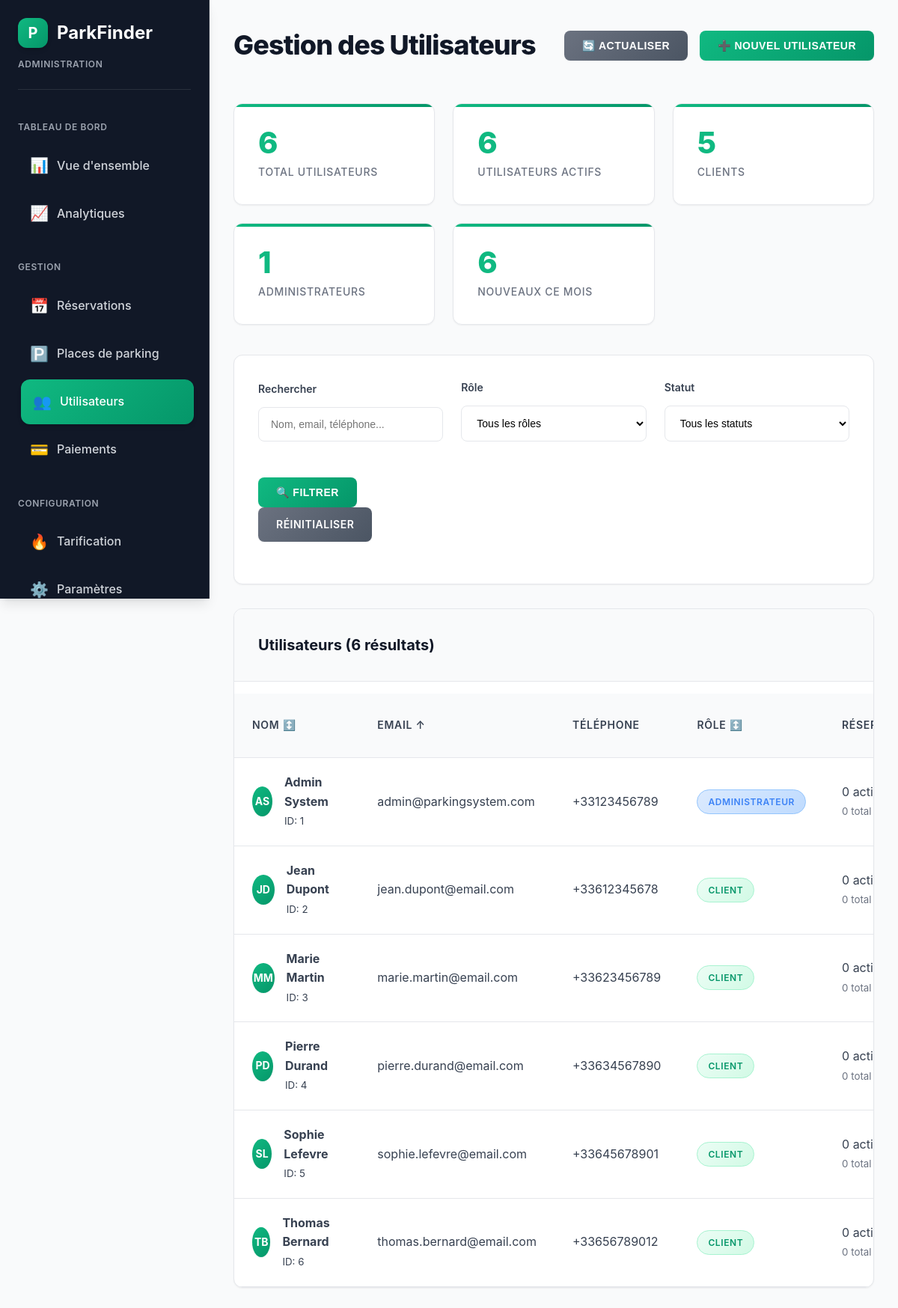
The app's page /public/admin-users.php?sort=email&order=ASC (signed in) with its own data.
### tables this page shows
CREATE TABLE IF NOT EXISTS users (
    user_id INT AUTO_INCREMENT PRIMARY KEY,
    first_name VARCHAR(50) NOT NULL,
    last_name VARCHAR(50) NOT NULL,
    email VARCHAR(100) UNIQUE NOT NULL,
    phone VARCHAR(20) NOT NULL,
    password_hash VARCHAR(255) NOT NULL,
    role ENUM('customer', 'admin') DEFAULT 'customer',
    is_active BOOLEAN DEFAULT TRUE,
    profile_image VARCHAR(255) DEFAULT NULL,
    created_at TIMESTAMP DEFAULT CURRENT_TIMESTAMP,
    updated_at TIMESTAMP DEFAULT CURRENT_TIMESTAMP ON UPDATE CURRENT_TIMESTAMP,
    last_login TIMESTAMP NULL,
    email_verified BOOLEAN DEFAULT FALSE,
    phone_verified BOOLEAN DEFAULT FALSE
);

### public/admin-users.php (the view, shortened to what this page needs)
<?php
$config = [
    'db_host' => 'localhost',
    'db_name' => 'parking_management_system',
    'db_user' => 'root',
    'db_pass' => ''
];
try {
    $pdo = new PDO("mysql:host={$config['db_host']};dbname={$config['db_name']}", $config['db_user'], $config['db_pass']);
    $pdo->setAttribute(PDO::ATTR_ERRMODE, PDO::ERRMODE_EXCEPTION);
} catch (Exception $e) {
    die("Erreur de connexion à la base de données: " . $e->getMessage());
}
$search = $_GET['search'] ?? '';
$sort_field = $_GET['sort'] ?? 'created_at';
$sort_order = $_GET['order'] ?? 'DESC';
$role_filter = $_GET['role'] ?? '';
$status_filter = $_GET['status'] ?? '';
$page = max(1, intval($_GET['page'] ?? 1));
$per_page = 20;
$offset = ($page - 1) * $per_page;
$sort_order = strtoupper($sort_order) === 'DESC' ? 'DESC' : 'ASC';
$where_conditions = ['1=1'];
$params = [];
$where_clause = implode(' AND ', $where_conditions);
try {
    $count_query = "SELECT COUNT(*) FROM users WHERE $where_clause";
    $stmt = $pdo->prepare($count_query);
    $stmt->execute($params);
    $total_records = $stmt->fetchColumn();
    $query = "
        SELECT u.*,
               COUNT(r.reservation_id) as total_reservations,
               SUM(CASE WHEN r.status IN ('confirmed', 'active') THEN 1 ELSE 0 END) as active_reservations,
               MAX(r.created_at) as last_reservation_date
        FROM users u
        LEFT JOIN reservations r ON u.user_id = r.user_id
        WHERE $where_clause
        GROUP BY u.user_id
        ORDER BY $sort_field $sort_order
        LIMIT $per_page OFFSET $offset
    ";
    $stmt = $pdo->prepare($query);
    $stmt->execute($params);
    $users = $stmt->fetchAll(PDO::FETCH_ASSOC);
    $stats_query = "
        SELECT
            COUNT(*) as total_users,
            SUM(CASE WHEN is_active = 1 THEN 1 ELSE 0 END) as active_users,
            SUM(CASE WHEN is_active = 0 THEN 1 ELSE 0 END) as inactive_users,
            SUM(CASE WHEN role = 'admin' THEN 1 ELSE 0 END) as admin_users,
            SUM(CASE WHEN role = 'customer' THEN 1 ELSE 0 END) as customer_users,
            SUM(CASE WHEN created_at >= DATE_SUB(NOW(), INTERVAL 30 DAY) THEN 1 ELSE 0 END) as new_users_month
        FROM users
    ";
    $stmt = $pdo->query($stats_query);
    $stats = $stmt->fetch(PDO::FETCH_ASSOC);
} catch (Exception $e) {
    $message = "Erreur lors de la récupération des données: " . $e->getMessage();
    $messageType = 'error';
    $users = [];
    $stats = [];
}
function getSortLink($field, $current_field, $current_order, $search, $role_filter, $status_filter) {
    $new_order = ($field === $current_field && $current_order === 'ASC') ? 'DESC' : 'ASC';
    $params = [
        'sort' => $field,
        'order' => $new_order,
        'search' => $search,
        'role' => $role_filter,
        'status' => $status_filter
    ];
    return 'admin-users.php?' . http_build_query(array_filter($params));
}
function getSortIcon($field, $current_field, $current_order) {
    if ($field !== $current_field) return '↕️';
    return $current_order === 'ASC' ? '↑' : '↓';
}
function getRoleBadgeClass($role) {
    return $role === 'admin' ? 'role-admin' : 'role-customer';
}
function getRoleLabel($role) {
    return $role === 'admin' ? 'Administrateur' : 'Client';
}
?>
<!DOCTYPE html>
<html lang="fr">
<head>
    <link rel="stylesheet" href="assets/css/admin-dashboard.css">
    <link rel="stylesheet" href="assets/css/admin-users.css">
</head>
<body>
    <div class="admin-layout">
        <aside class="admin-sidebar">
            <div class="sidebar-header">
                <div class="logo">
                    <div class="logo-icon">P</div>
                    <span class="logo-text">ParkFinder</span>
                </div>
                <div class="admin-badge">ADMINISTRATION</div>
            </div>
            <nav class="sidebar-nav">
                <div class="nav-section">
                    <div class="nav-title">TABLEAU DE BORD</div>
                    <a href="admin-dashboard.php" class="nav-item">
                        <span class="nav-icon">📊</span>
                        <span class="nav-text">Vue d'ensemble</span>
                    </a>
                    <a href="admin-analytics.php" class="nav-item">
                        <span class="nav-icon">📈</span>
                        <span class="nav-text">Analytiques</span>
                    </a>
                </div>
                <div class="nav-section">
                    <div class="nav-title">GESTION</div>
                    <a href="admin-reservations.php" class="nav-item">
                        <span class="nav-icon">📅</span>
                        <span class="nav-text">Réservations</span>
                    </a>
                    <a href="admin-parking-spots.php" class="nav-item">
                        <span class="nav-icon">🅿️</span>
                        <span class="nav-text">Places de parking</span>
                    </a>
                    <a href="admin-users.php" class="nav-item active">
                        <span class="nav-icon">👥</span>
                        <span class="nav-text">Utilisateurs</span>
                    </a>
                    <a href="admin-payments.php" class="nav-item">
                        <span class="nav-icon">💳</span>
                        <span class="nav-text">Paiements</span>
                    </a>
                </div>
                <div class="nav-section">
                    <div class="nav-title">CONFIGURATION</div>
                    <a href="admin-tarification.php" class="nav-item">
                        <span class="nav-icon">🔥</span>
                        <span class="nav-text">Tarification</span>
                    </a>
                    <a href="admin-settings.php" class="nav-item">
                        <span class="nav-icon">⚙️</span>
                        <span class="nav-text">Paramètres</span>
                    </a>
                </div>
            </nav>
        </aside>
        <main class="admin-main">
            <div class="admin-header">
                <h1>Gestion des Utilisateurs</h1>
                <div class="admin-actions">
                    <button class="btn btn-secondary" onclick="location.reload()">
                        🔄 Actualiser
                    </button>
                    <button class="btn" onclick="openModal('createModal')">
                        ➕ Nouvel utilisateur
                    </button>
                </div>
            </div>
            <div class="stats-grid">
                <div class="stat-card">
                    <div class="stat-number"><?= $stats['total_users'] ?? 0 ?></div>
                    <div class="stat-label">Total utilisateurs</div>
                </div>
                <div class="stat-card">
                    <div class="stat-number"><?= $stats['active_users'] ?? 0 ?></div>
                    <div class="stat-label">Utilisateurs actifs</div>
                </div>
                <div class="stat-card">
                    <div class="stat-number"><?= $stats['customer_users'] ?? 0 ?></div>
                    <div class="stat-label">Clients</div>
                </div>
                <div class="stat-card">
                    <div class="stat-number"><?= $stats['admin_users'] ?? 0 ?></div>
                    <div class="stat-label">Administrateurs</div>
                </div>
                <div class="stat-card">
                    <div class="stat-number"><?= $stats['new_users_month'] ?? 0 ?></div>
                    <div class="stat-label">Nouveaux ce mois</div>
                </div>
            </div>
            <div class="filters-section">
                <form method="GET" class="filters-grid">
                    <div class="form-group">
                        <label for="search">Rechercher</label>
                        <input type="text" id="search" name="search" value="<?= htmlspecialchars($search) ?>"
                               placeholder="Nom, email, téléphone...">
                    </div>
                    <div class="form-group">
                        <label for="role">Rôle</label>
                        <select id="role" name="role">
                            <option value="">Tous les rôles</option>
                        </select>
                    </div>
                    <div class="form-group">
                        <label for="status">Statut</label>
                        <select id="status" name="status">
                            <option value="">Tous les statuts</option>
                        </select>
                    </div>
                    <div class="form-group">
                        <button type="submit" class="btn">🔍 Filtrer</button>
                        <a href="admin-users.php" class="btn btn-secondary">Réinitialiser</a>
                    </div>
                </form>
            </div>
            <div class="table-container">
                <div class="table-header">
                    <h3>Utilisateurs (<?= $total_records ?> résultats)</h3>
                </div>
                <table class="data-table">
                    <thead>
                        <tr>
                            <th>
                                <a href="<?= getSortLink('first_name', $sort_field, $sort_order, $search, $role_filter, $status_filter) ?>" class="sort-header">
                                    Nom <?= getSortIcon('first_name', $sort_field, $sort_order) ?>
                                </a>
                            </th>
                            <th>
                                <a href="<?= getSortLink('email', $sort_field, $sort_order, $search, $role_filter, $status_filter) ?>" class="sort-header">
                                    Email <?= getSortIcon('email', $sort_field, $sort_order) ?>
                                </a>
                            </th>
                            <th>Téléphone</th>
                            <th>
                                <a href="<?= getSortLink('role', $sort_field, $sort_order, $search, $role_filter, $status_filter) ?>" class="sort-header">
                                    Rôle <?= getSortIcon('role', $sort_field, $sort_order) ?>
                                </a>
                            </th>
                            <th>Réservations</th>
                        </tr>
                    </thead>
                    <tbody>
                        <?php if (empty($users)): ?>
                            <tr>
                                <td colspan="8" style="text-align: center; padding: 2rem; color: var(--text-muted);">
                                    Aucun utilisateur trouvé
                                </td>
                            </tr>
                        <?php else: ?>
                            <?php foreach ($users as $user): ?>
                                <tr>
                                    <td>
                                        <div class="user-info">
                                            <div class="user-avatar">
                                                <?= strtoupper(substr($user['first_name'], 0, 1) . substr($user['last_name'], 0, 1)) ?>
                                            </div>
                                            <div>
                                                <strong><?= htmlspecialchars($user['first_name'] . ' ' . $user['last_name']) ?></strong>
                                                <br>
                                                <small>ID: <?= $user['user_id'] ?></small>
                                            </div>
                                        </div>
                                    </td>
                                    <td><?= htmlspecialchars($user['email']) ?></td>
                                    <td><?= htmlspecialchars($user['phone'] ?? 'Non renseigné') ?></td>
                                    <td>
                                        <span class="role-badge <?= getRoleBadgeClass($user['role']) ?>">
                                            <?= getRoleLabel($user['role']) ?>
                                        </span>
                                    </td>
                                    <td>
                                        <span><?= $user['active_reservations'] ?? 0 ?> actives</span><br>
                                        <small style="color: var(--text-muted);"><?= $user['total_reservations'] ?? 0 ?> total</small>
                                    </td>
                                </tr>
                            <?php endforeach; ?>
                        <?php endif; ?>
                    </tbody>
                </table>
            </div>
        </main>
    </div>
</body>
</html>

### records on screen
users: first_name+last_name "AS", first_name+last_name "Admin System", user_id "1", email "admin@parkingsystem.com", phone "+33123456789", role "ADMINISTRATEUR", active_reservations "0", total_reservations "0"
users: first_name+last_name "JD", first_name+last_name "Jean Dupont", user_id "2", email "jean.dupont@email.com", phone "+33612345678", role "CLIENT", active_reservations "0", total_reservations "0"
users: first_name+last_name "MM", first_name+last_name "Marie Martin", user_id "3", email "marie.martin@email.com", phone "+33623456789", role "CLIENT", active_reservations "0", total_reservations "0"
users: first_name+last_name "PD", first_name+last_name "Pierre Durand", user_id "4", email "pierre.durand@email.com", phone "+33634567890", role "CLIENT", active_reservations "0", total_reservations "0"
users: first_name+last_name "SL", first_name+last_name "Sophie Lefevre", user_id "5", email "sophie.lefevre@email.com", phone "+33645678901", role "CLIENT", active_reservations "0", total_reservations "0"
users: first_name+last_name "TB", first_name+last_name "Thomas Bernard", user_id "6", email "thomas.bernard@email.com", phone "+33656789012", role "CLIENT", active_reservations "0", total_reservations "0"

### other values on screen
$stats['total_users'] "6"
$stats['active_users'] "6"
$stats['customer_users'] "5"
$stats['admin_users'] "1"
$stats['new_users_month'] "6"
$total_records "6"
getSortIcon('first_name', $sort_field, $sort_order) "↕️"
getSortIcon('email', $sort_field, $sort_order) "↑"
getSortIcon('role', $sort_field, $sort_order) "↕️"
